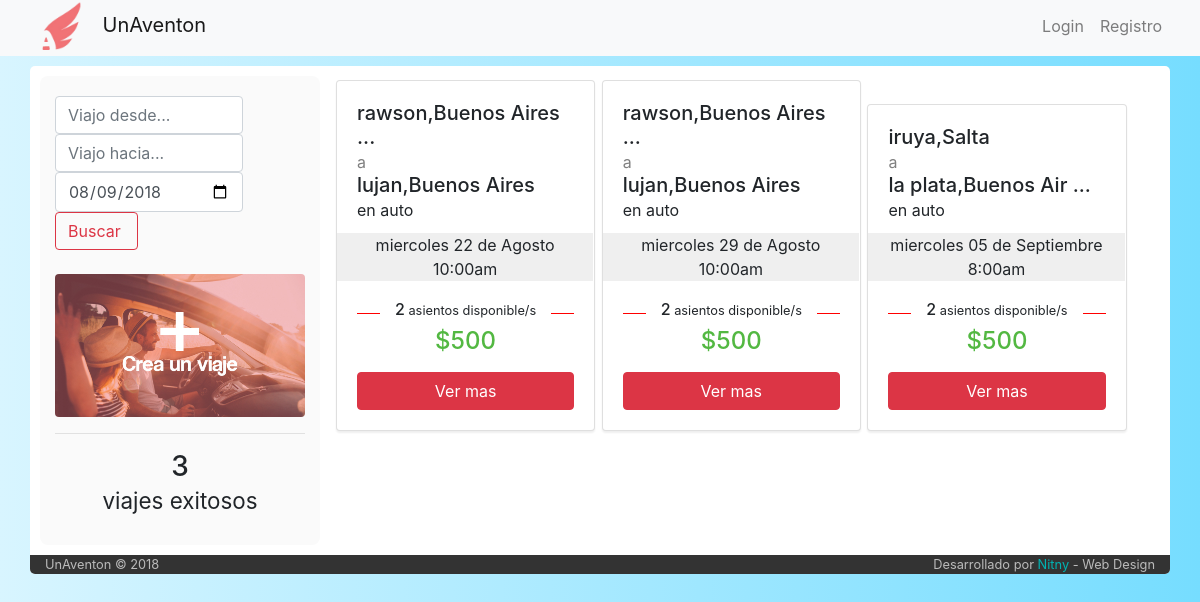
Before: / with the older database file.
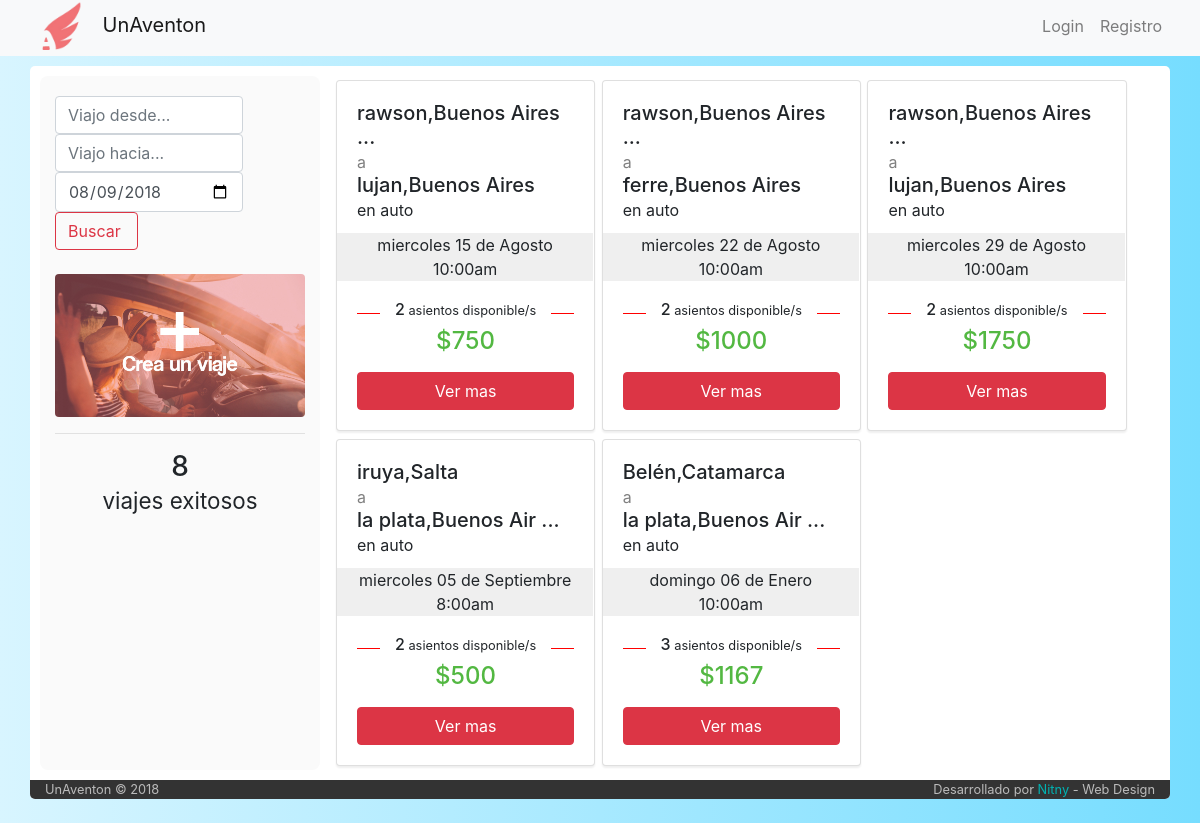
After: the same page with the newer database file.
### tables this page shows
CREATE TABLE `viaje` (
  `idViaje` int(6) NOT NULL,
  `idPiloto` int(6) NOT NULL,
  `idVehiculo` int(6) NOT NULL,
  `fecha_publicacion` datetime NOT NULL,
  `fecha_partida` datetime NOT NULL,
  `tiempo_estimado` int(11) NOT NULL DEFAULT '30',
  `origen` varchar(60) NOT NULL,
  `destino` varchar(60) NOT NULL,
  `asientos_disponibles` int(2) NOT NULL,
  `costo` int(7) NOT NULL,
  `estado` int(1) NOT NULL DEFAULT '1',
  `tipo` varchar(50) NOT NULL DEFAULT 'unico'
);

CREATE TABLE `tipo_vehiculo` (
  `idTipo` int(1) NOT NULL,
  `icono` varchar(140) DEFAULT NULL,
  `tipo` varchar(11) NOT NULL
);

### index.php (called while the page is built, shortened)
<?php
	include ('core/helpers.php');
	include ('php/inicio_body.php');
	$router = new Router;
	$vars = $router->get_variables();
	render($vars);
	include ('php/cierre_body.php');

### php/filtro.php (called while the page is built, shortened)
<?php
function viajes_query(){
	$query = "SELECT *, tipo_vehiculo.tipo as tipoVehiculo
											from viaje
											inner join usuario on viaje.idPiloto = usuario.idUser
											inner join vehiculo on viaje.idVehiculo = vehiculo.idVehiculo
											inner join tipo_vehiculo on vehiculo.tipo = tipo_vehiculo.idTipo
											where fecha_partida > now() and estado = 1";
	$query .= " order by fecha_partida";
	return $query;
}

### controller/home.php (the view, shortened to what this page needs)
<?php
	function render($vars = [])
	{
		?>
		<div class="row" style="padding:10px 10px;">
			<div class="col-md-3" style="background-color: #fafafa; padding: 20px 15px; border-radius: 8px">
				<form action="" method="POST" class="form-inline my-2 my-lg-0">
					<div class="">
						<input class="form-control mr-sm-1" type="search" aria-label="Search" placeholder="Viajo desde..." name="origen" id="origen" required style="width: 75%" <?php if(isset($_POST['origen'])){ echo 'value="'.$_POST['origen'].'"';} ?>><br/>
				      	<input class="form-control mr-sm-1" type="search" aria-label="Search" placeholder="Viajo hacia..." name="destino" id="destino" style="width: 75%" <?php if(isset($_POST['destino'])){ echo 'value="'.$_POST['destino'].'"';} ?>>
					</div>
				      	<input type="date" id="fecha" name="fecha_partida" class="form-control" min="<?php echo date('Y-m-d'); ?>" style="width: 75%" <?php if(isset($_POST['fecha_partida'])){ echo 'value="'.$_POST['fecha_partida'].'"';} else { echo 'value="'.date('Y-m-d').'"'; } ?>><br/>
				      <button class="btn btn-outline-danger my-2 my-sm-0" type="submit"> Buscar <img src="https://png.icons8.com/ios-glyphs/2x/search.png" alt="" placeholder="fecha de partida" style="width:20px; margin-top:-3px"> </button>
				</form>
				<br>
				<a href="/altaviaje"><img src="img/boton.jpg" alt="" class="img-fluid boton_crear"></a>
				<hr>
				<h3 style="text-align: center">
				<?php
					include('php/conexion.php');
					$contador=mysqli_query($conexion,"SELECT *
																						from viaje
																						where estado=3")
																						or die ("problmas con el contador");
					echo mysqli_num_rows($contador);
					?>
					<br>
					<small>viajes exitosos</small>
					</h3>
 			</div>
			<div class="col-md-9">
			<?php
			include('php/filtro.php');
			$v = viajes_query();
			$viajes=mysqli_query($conexion, $v) or
											die("Problemas en el select:".mysqli_error($conexion));
						while ($viaje=mysqli_fetch_array($viajes)){
							$contador_participaciones=mysqli_query($conexion,"SELECT *
																															from participacion
																															where estado=2 and idViaje=$viaje[idViaje]")
																															or die ("problemas en el contador de asientos disponibles");
						  $contador_participaciones = $viaje['asientos_disponibles'] - mysqli_num_rows($contador_participaciones);
							?>
							<div class="card" style="width: 32%; display: inline-block; margin: 4px 1px; box-shadow: 0px 2px 2px #efefef; min-height: 250px">
							  <div class="card-body">
							    <h5 class="card-title"> <span title="<?php echo $viaje['origen'];?>"><?php echo introtext($viaje['origen']); ?></span> <br> <small style="color:grey">a</small> <br> <span title="<?php echo $viaje['destino']; ?>"><?php echo introtext($viaje['destino']); ?></span> <br> <small>en <?php echo $viaje['tipoVehiculo']; ?></small> </h5>
									<div class="row fluid" style="background-color: #EFEFEF; width: 118%; margin-left: -20px">
										<div class="col-md-12">
											<center><?php echo date_toString($viaje['fecha_partida'],"br"); ?></center>
										</div>
									</div>
									<p class="card-text">
										<div class="strike">
											<span><h6><?php if ($contador_participaciones > 0) {
																						echo $contador_participaciones."<small> asientos disponible/s </small>";
																					}
																			else{
																						echo "<small>No quedan asientos</small>";
																			}
											?> </h6></span>
										</div>
										<h4 style="text-align: center; color: #53b842">$<?php
										 																														if ($viaje['asientos_disponibles'] > 0) {echo round($viaje['costo']/$viaje['asientos_disponibles']);}
										 																														else {echo $viaje['costo'];}?></h4>
									</p>
							    <a href="/viaje/<?php echo $viaje['idViaje'];?>/<?php echo $viaje['origen']."-".$viaje['destino'];?>" class="btn btn-danger" style="width: 100%">Ver mas</a>
							  </div>
							</div>
				 <?php } ?>
			 </div>
		</div>
<?php
	}

Changed rows visible on the page:
now on this page (row edited): viaje: origen "rawson,Buenos Aires ...", destino "lujan,Buenos Aires", tipo_vehiculo.tipo "auto", fecha_partida "miercoles 15 de Agosto 10:00am", asientos_disponibles "2", $viaje['costo']/$viaje['asientos_disponibles'] "750"
changed viaje "miercoles 22 de Agosto 10:00am": destino "lujan,Buenos Aires" → "ferre,Buenos Aires"; $viaje['costo']/$viaje['asientos_disponibles'] "500" → "1000"
changed viaje "miercoles 29 de Agosto 10:00am": $viaje['costo']/$viaje['asientos_disponibles'] "500" → "1750"
added viaje: origen "Belén,Catamarca", destino "la plata,Buenos Air ...", tipo_vehiculo.tipo "auto", fecha_partida "domingo 06 de Enero 10:00am", asientos_disponibles "3", $viaje['costo']/$viaje['asientos_disponibles'] "1167"
Other visible differences:
mysqli_num_rows($contador): "3" → "8"
